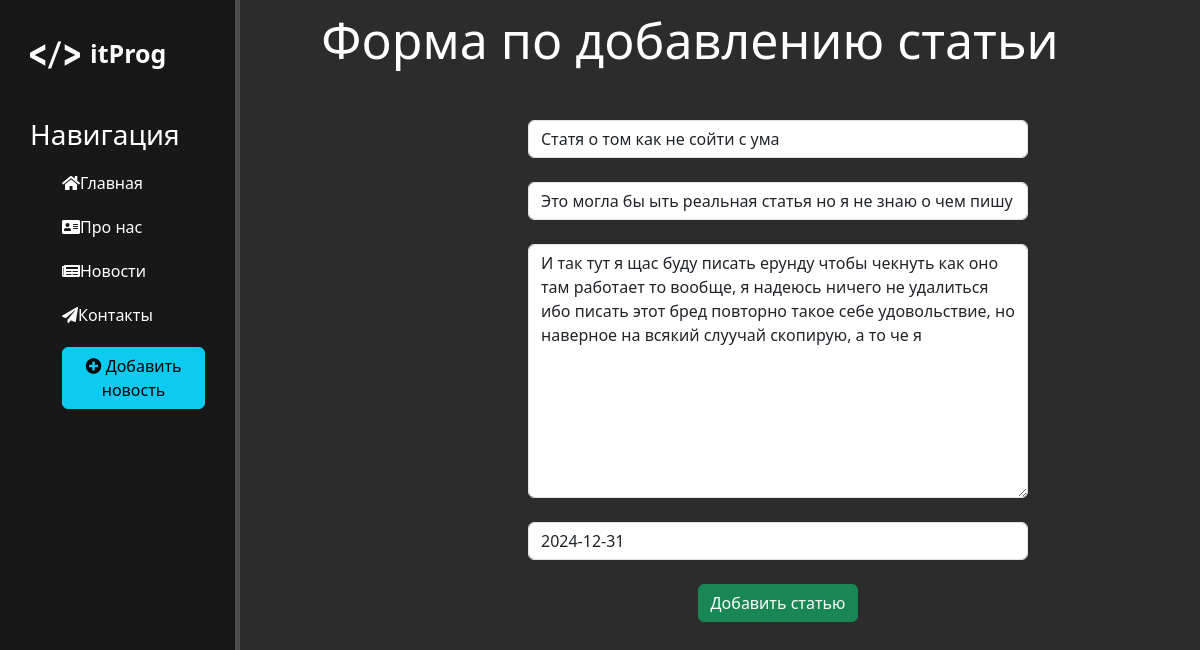
The page /news/2/update on the database its author committed.
### news/models.py (models this page shows, shortened)
class Article(models.Model):
    title = models.CharField('Название', max_length=50)
    anons = models.CharField('Анонс', max_length=250)
    full_text = models.TextField('Статья')
    date = models.DateTimeField('Дата публикации')
    class Meta:
        verbose_name = 'Новость'
        verbose_name_plural = 'Новости'

### news/views.py (the view)
# urls.py: path('<int:pk>/update', views.NewsUpdateView.as_view(), name='news-update'),
class NewsUpdateView(UpdateView):
    model = Article
    template_name = 'news/create.html'
    form_class = ArticleForm

### news/forms.py
class ArticleForm(ModelForm):
    class Meta:
        model = Article
        fields = ['title', 'anons', 'full_text', 'date']
        widgets = {
            'title': TextInput(attrs={
                'class': 'form-control',
                'placeholder': 'Название статьи'
            }),
            'anons': TextInput(attrs={
                'class': 'form-control',
                'placeholder': 'Анонс статьи'
            }),
            'date': DateInput(attrs={
                'class': 'form-control',
                'placeholder': 'Дата публикации'
            }),
            'full_text': Textarea(attrs={
                'class': 'form-control',
                'placeholder': 'Тест статьи'
            }),
        }

### news/templates/news/create.html (shortened to what this page needs)
{% extends 'main/layout.html' %}
{% block content %}
    <div class="features">
        <h1>Форма по добавлению статьи</h1>
        <form method="post">
            {{ form.title }}<br>
            {{ form.anons }}<br>
            {{ form.full_text }}<br>
            {{ form.date }}<br>
            <button class="btn btn-success" type="submit">Добавить статью</button>
        </form>
    </div>
{% endblock %}

### main/static/main/css/main.css (style rules this page uses)
body { background: #2c2c2c; }
main .features { float: left; color: #fff; margin-top: 10px; text-align: center; width: 75%; }
main .features h1 { font-size: 50px; }
form { margin-left: 32%; width: 500px; margin-top: 50px; }

### rows shown on the page
Article: title "Статя о том как не сойти с ума", anons "Это могла бы ыть реальная статья но я не знаю о чем пишу", full_text "И так тут я щас буду писать ерунду чтобы чекнуть как оно там работает то вообще, я надеюсь ничего не удалиться ибо писать этот бред повторно такое себе удовольствие, но наверное на всякий слуучай скопирую, а то че я", date "2024-12-31"
